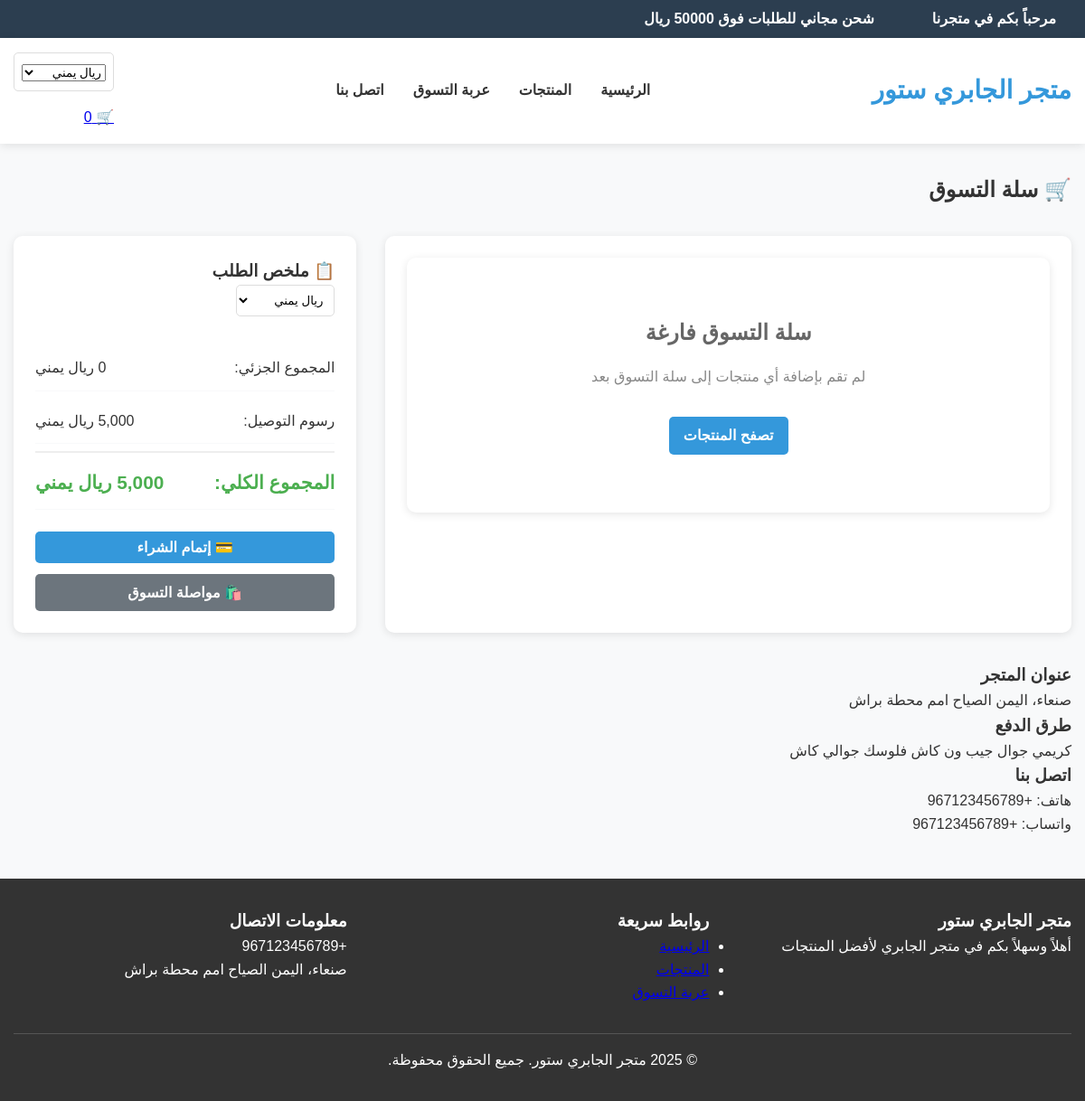
Screenshot of /aljabri-store/cart.php with the database file from the repository.
### tables this page shows
CREATE TABLE `store_settings` (
  `id` int(11) NOT NULL,
  `store_name` varchar(255) NOT NULL DEFAULT 'متجر الجابري',
  `primary_color` varchar(7) DEFAULT '#3498db',
  `secondary_color` varchar(7) DEFAULT '#2c3e50',
  `announcement_text` text DEFAULT NULL,
  `welcome_message` text DEFAULT NULL,
  `store_address` text DEFAULT NULL,
  `store_phone` varchar(20) DEFAULT NULL,
  `store_whatsapp` varchar(20) DEFAULT NULL,
  `store_logo` varchar(255) DEFAULT NULL,
  `created_at` timestamp NOT NULL DEFAULT current_timestamp(),
  `updated_at` timestamp NOT NULL DEFAULT current_timestamp() ON UPDATE current_timestamp()
);

### aljabri-store/includes/config.php (called while the page is built, shortened)
<?php
if (!function_exists('getStoreSettings')) {
    function getStoreSettings($connection) {
        $settings = [];
        $check_table = "SHOW TABLES LIKE 'store_settings'";
        $table_result = mysqli_query($connection, $check_table);
        if ($table_result && mysqli_num_rows($table_result) > 0) {
            $sql = "SELECT * FROM store_settings LIMIT 1";
            $result = mysqli_query($connection, $sql);
            if ($result && mysqli_num_rows($result) > 0) {
                $settings = mysqli_fetch_assoc($result);
            }
        }
        $default_settings = [
            'store_name' => 'متجر الجابري',
            'primary_color' => '#3498db',
            'secondary_color' => '#2c3e50',
            'announcement_text' => 'مرحباً بكم في متجرنا، شحن مجاني للطلبات فوق 50000 ريال',
            'welcome_message' => 'أهلاً وسهلاً بكم في متجر الجابري لأفضل المنتجات',
            'store_address' => 'صنعاء، اليمن',
            'store_phone' => '+967123456789',
            'store_whatsapp' => '+967123456789',
            'store_logo' => '',
            'store_email' => '',
            'product_image_width' => '300',
            'product_image_height' => '300',
            'image_quality' => '85'
        ];
        return array_merge($default_settings, $settings);
    }
}
?>

### aljabri-store/cart.php (the view, shortened to what this page needs)
<?php
include 'includes/config.php';
$settings = getStoreSettings($conn);
?>
<!DOCTYPE html>
<html lang="ar" dir="rtl">
<head>
    <link rel="stylesheet" href="assets/css/style.css">
</head>
<body>
    <?php include 'includes/header.php'; ?>
    <section class="cart-section">
        <div class="container">
            <h1>🛒 سلة التسوق</h1>
            <div class="cart-content">
                <div class="cart-items" id="cartItems">
                </div>
                <div class="cart-summary">
                    <h3>📋 ملخص الطلب</h3>
                    <select class="currency-selector" id="currencySelector" onchange="updateCartPrices()">
                        <option value="YER">ريال يمني</option>
                    </select>
                    <div class="summary-details">
                        <div class="summary-row">
                            <span>المجموع الجزئي:</span>
                            <span id="subtotal">0 ريال يمني</span>
                        </div>
                        <div class="summary-row">
                            <span>رسوم التوصيل:</span>
                            <span id="shipping">0 ريال يمني</span>
                        </div>
                        <div class="summary-row total">
                            <span>المجموع الكلي:</span>
                            <span id="total">0 ريال يمني</span>
                        </div>
                    </div>
                    <div class="checkout-actions">
                        <button class="btn btn-primary" onclick="proceedToCheckout()">
                            💳 إتمام الشراء
                        </button>
                        <a href="products.php" class="btn btn-secondary">
                            🛍️ مواصلة التسوق
                        </a>
                    </div>
                </div>
            </div>
        </div>
    </section>
    <?php include 'includes/footer.php'; ?>
</body>
</html>

### aljabri-store/includes/header.php (shortened to what this page needs)
<?php
$settings = getStoreSettings($conn);
?>
<!DOCTYPE html>
<html lang="ar" dir="rtl">
<head>
    <link rel="stylesheet" href="assets/css/style.css">
</head>
<body>
    <div class="announcement-bar">
        <div class="announcement-content">
            <?php
            $announcements = explode('،', $settings['announcement_text'] ?? '🔥 عروض خاصة - تخفيضات تصل إلى 50% 🔥');
            foreach($announcements as $announcement) {
                echo '<span>' . trim($announcement) . '</span>';
            }
            ?>
        </div>
    </div>
    <header class="header">
        <div class="container">
            <div class="logo">
                <h1><?php echo $settings['store_name'] ?? 'الجابري ستور'; ?></h1>
            </div>
            <nav class="nav">
                <ul>
                    <li><a href="index.php">الرئيسية</a></li>
                    <li><a href="products.php">المنتجات</a></li>
                    <li><a href="cart.php">عربة التسوق</a></li>
                    <li><a href="#contact">اتصل بنا</a></li>
                </ul>
            </nav>
            <div class="header-actions">
                <div class="currency-selector">
                    <select id="currencySelector">
                        <option value="YER">ريال يمني</option>
                    </select>
                </div>
                <div class="cart-icon">
                    <a href="cart.php">🛒 <span id="cartCount">0</span></a>
                </div>
            </div>
        </div>
    </header>
    <main>

### aljabri-store/includes/footer.php (shortened to what this page needs)
    </main>
    <section class="store-info">
        <div class="container">
            <div class="info-grid">
                <div class="info-item">
                    <h3>عنوان المتجر</h3>
                    <p><?php echo $settings['store_address'] ?? 'اليمن - صنعاء - الصياح - امم محطة براش'; ?></p>
                </div>
                <div class="info-item">
                    <h3>طرق الدفع</h3>
                    <div class="payment-methods">
                        <span>كريمي جوال</span>
                        <span>جيب</span>
                        <span>ون كاش</span>
                        <span>فلوسك</span>
                        <span>جوالي</span>
                        <span>كاش</span>
                    </div>
                </div>
                <div class="info-item">
                    <h3>اتصل بنا</h3>
                    <p>هاتف: <?php echo $settings['store_phone'] ?? '+967782090454'; ?></p>
                    <p>واتساب: <?php echo $settings['store_whatsapp'] ?? '+967782090454'; ?></p>
                </div>
            </div>
        </div>
    </section>
    <footer class="footer">
        <div class="container">
            <div class="footer-content">
                <div class="footer-section">
                    <h3><?php echo $settings['store_name'] ?? 'الجابري ستور'; ?></h3>
                    <p><?php echo $settings['welcome_message'] ?? 'أفضل المنتجات بأفضل الأسعار مع خدمة التوصيل لجميع أنحاء اليمن'; ?></p>
                </div>
                <div class="footer-section">
                    <h3>روابط سريعة</h3>
                    <ul>
                        <li><a href="index.php">الرئيسية</a></li>
                        <li><a href="products.php">المنتجات</a></li>
                        <li><a href="cart.php">عربة التسوق</a></li>
                    </ul>
                </div>
                <div class="footer-section">
                    <h3>معلومات الاتصال</h3>
                    <p><?php echo $settings['store_phone'] ?? '+967782090454'; ?></p>
                    <p><?php echo $settings['store_address'] ?? 'اليمن - صنعاء - الصياح - امم محطة براش'; ?></p>
                </div>
            </div>
            <div class="footer-bottom">
                <p>&copy; <?php echo date('Y'); ?> <?php echo $settings['store_name'] ?? 'الجابري ستور'; ?>. جميع الحقوق محفوظة.</p>
            </div>
        </div>
    </footer>
</body>
</html>

### aljabri-store/assets/CSS/style.css (style rules this page uses)
:root { --primary-color: #4CAF50; --secondary-color: #FF9800; }
* { margin: 0; padding: 0; box-sizing: border-box; }
body { font-family: Arial, Tahoma, sans-serif; line-height: 1.6; color: #333; background: #f8f9fa; }
.container { max-width: 1200px; margin: 0 auto; padding: 0 15px; }
.header { background: white; box-shadow: 0 2px 10px rgba(0,0,0,0.1); padding: 1rem 0; }
.header .container { display: flex; justify-content: space-between; align-items: center; }
.logo h1 { color: var(--primary-color); }
.nav ul { list-style: none; display: flex; gap: 2rem; }
.nav a { text-decoration: none; color: #333; font-weight: bold; }
.btn { background: var(--primary-color); color: white; border: none; padding: 0.5rem 1rem; border-radius: 5px; cursor: pointer; text-decoration: none; display: inline-block; text-align: center; flex: 1; }
.btn-secondary { background: #6c757d; }
.announcement-bar { background: var(--secondary-color); color: white; padding: 0.5rem 0; overflow: hidden; }
.announcement-content { display: flex; animation: scroll 20s linear infinite; white-space: nowrap; }
.announcement-content span { margin: 0 2rem; font-weight: bold; }
.footer { background: #333; color: white; padding: 2rem 0; margin-top: 3rem; }
.footer-content { display: grid; grid-template-columns: repeat(auto-fit, minmax(250px, 1fr)); gap: 2rem; }
.footer-bottom { border-top: 1px solid #555; padding-top: 1rem; margin-top: 2rem; text-align: center; }
.logo h1 { color: var(--primary-color); font-size: 28px; font-weight: 700; margin: 0; }

### aljabri-store/cart.php (style rules this page uses)
.cart-section { padding: 2rem 0; min-height: 70vh; }
.cart-content { display: grid; grid-template-columns: 2fr 1fr; gap: 2rem; margin-top: 2rem; }
.cart-items { background: white; padding: 1.5rem; border-radius: 10px; box-shadow: 0 2px 10px rgba(0,0,0,0.1); }
.cart-summary { background: white; padding: 1.5rem; border-radius: 10px; box-shadow: 0 2px 10px rgba(0,0,0,0.1); height: fit-content; position: sticky; top: 20px; }
.summary-details { margin: 1rem 0; }
.summary-row { display: flex; justify-content: space-between; margin-bottom: 0.5rem; padding: 0.75rem 0; border-bottom: 1px solid #f8f9fa; }
.summary-row.total { border-top: 2px solid #eee; font-weight: bold; font-size: 1.3rem; color: #4CAF50; padding-top: 1rem; }
.checkout-actions { display: flex; flex-direction: column; gap: 0.75rem; margin-top: 1.5rem; }
.btn { padding: 1rem 1.5rem; border: none; border-radius: 8px; cursor: pointer; text-align: center; text-decoration: none; font-weight: bold; transition: all 0.3s ease; font-size: 1rem; }
.btn-primary { background: #4CAF50; color: white; }
.btn-secondary { background: #6c757d; color: white; }
.currency-selector { margin-bottom: 1rem; padding: 0.5rem; border: 1px solid #ddd; border-radius: 5px; background: white; }

### rows the page displays
store_settings: announcement_text "مرحباً بكم في متجرنا", announcement_text "شحن مجاني للطلبات فوق 50000 ريال", store_name "متجر الجابري ستور", store_address "صنعاء، اليمن الصياح امم محطة براش", store_phone "+967123456789", store_whatsapp "+967123456789", welcome_message "أهلاً وسهلاً بكم في متجر الجابري لأفضل المنتجات"
